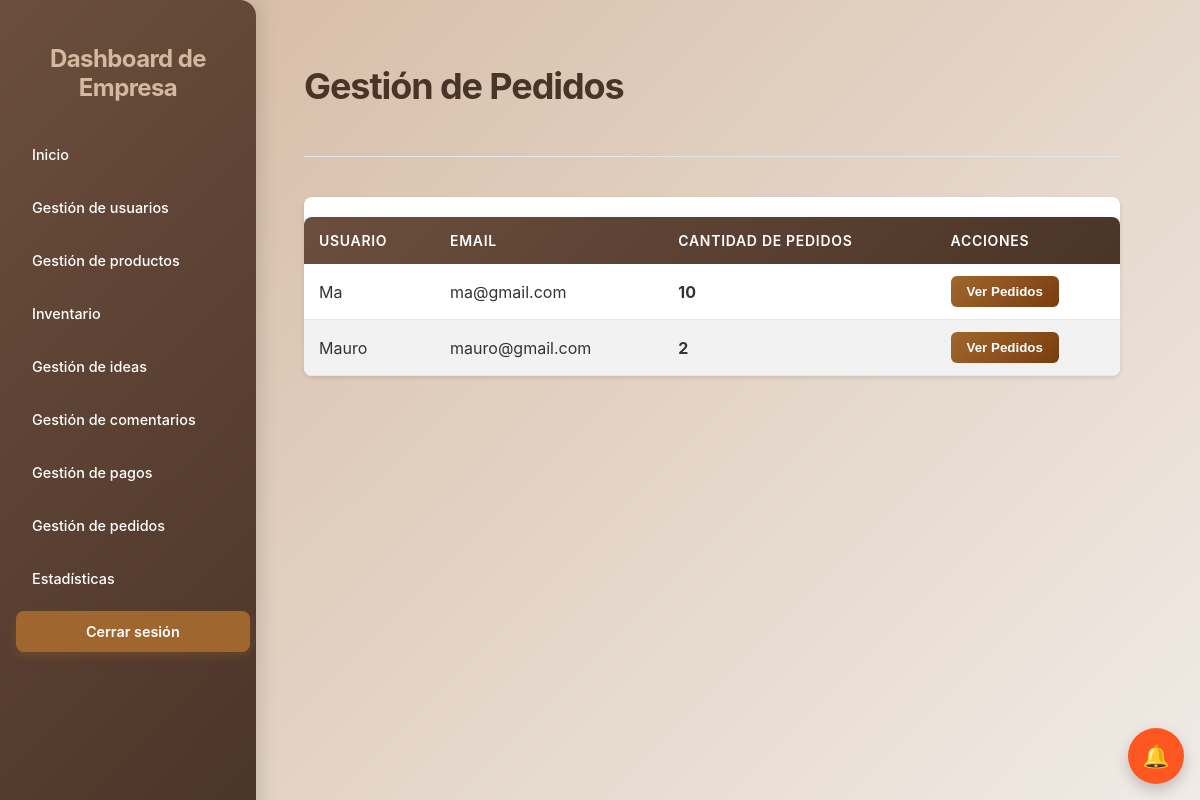
/gestion-pedidos/ (signed in), run on the app's committed database.
### core/models.py (models this page shows, shortened)
class UserClientes(models.Model):
    usernameCliente = models.CharField(max_length=100, unique=True)
    passwordCliente = models.CharField(max_length=100)
    email = models.EmailField(max_length=100, blank=True)
    is_active = models.BooleanField(default=True)
    last_modified = models.DateTimeField(auto_now=True)
    status_changed_at = models.DateTimeField(null=True, blank=True)
    foto_perfil = models.ImageField(upload_to='uploads/perfiles/', blank=True, null=True)
    nombre_completo = models.CharField(max_length=200, blank=True, null=True)
    telefono = models.CharField(max_length=20, blank=True, null=True, validators=[RegexValidator(r'^\d{7,15}$', 'Ingrese un número de teléfono válido (solo números, 7-15 dígitos)')])
    direccion = models.CharField(max_length=300, blank=True, null=True)
    ciudad = models.CharField(max_length=100, blank=True, null=True)
    departamento = models.CharField(max_length=100, blank=True, null=True)
    codigo_postal = models.CharField(max_length=10, blank=True, null=True)

### Empresas/views.py (the view)
# urls.py: path('gestion-pedidos/', views.gestion_pedidos_view, name='gestion_pedidos'),
def gestion_pedidos_view(request):
    if 'usernameEmpresa' not in request.session:
        messages.error(request, 'Debes iniciar sesión como empresa')
        return redirect('loginEmpresa')
    from django.db.models import Count
    clientes_con_pedidos = UserClientes.objects.filter(
        pedidos__isnull=False
    ).annotate(
        cantidad_pedidos=Count('pedidos')
    ).order_by('-cantidad_pedidos')
    context = {
        'clientes_con_pedidos': clientes_con_pedidos,
    }
    return render(request, 'Empresas/gestion_pedidos.html', context)

### core/context_processors.py (called while the page is built, shortened)
def idea_notifications(request):
    username_cliente = request.session.get('usernameCliente')
    username_empresa = request.session.get('usernameEmpresa')
    has_notif = False
    try:
        if username_cliente:
            has_notif = MensajeIdea.objects.filter(
                idea__autor=username_cliente,
                remitente_tipo='empresa',
                leido=False
            ).exists()
    except Exception as e:
        print(f"Error en idea_notifications: {str(e)}")
        has_notif = False
    return {
        'has_idea_notifications': has_notif
    }

### Empresas/templates/Empresas/gestion_pedidos.html (shortened to what this page needs)
<!DOCTYPE html>
<html lang="es">
<head>
    {% load static %}
    <link rel="stylesheet" href="{% static 'Empresas/css/styles3.css' %}">
    <link rel="stylesheet" href="{% static 'Empresas/css/pedidos.css' %}">
</head>
<body>
    <div class="dashboard-container">
        <aside>
            <h2>Dashboard de Empresa</h2>
            <nav>
                <ul>
                    <li><a href="{% url 'dashboardEmpresa' %}">Inicio</a></li>
                    <li><a href="{% url 'usuarios' %}">Gestión de usuarios</a></li>
                    <li><a href="{% url 'GestiProductos' %}">Gestión de productos</a></li>
                    <li><a href="{% url 'inventario' %}">Inventario</a></li>
                    <li><a href="{% url 'empresa_ideas' %}">Gestión de ideas</a></li>
                    <li><a href="{% url 'empresa_comentarios' %}">Gestión de comentarios</a></li>
                    <li><a href="{% url 'gestion_pagos' %}">Gestión de pagos</a></li>
                    <li><a href="{% url 'gestion_pedidos' %}">Gestión de pedidos</a></li>
                    <li><a href="{% url 'estadisticas' %}">Estadísticas</a></li>
                </ul>
            </nav>
            <a href="{% url 'logout' %}" class="logout-button">Cerrar sesión</a>
        </aside>
        <main>
            <header>
                <h1>Gestión de Pedidos</h1>
            </header>
            {% if clientes_con_pedidos %}
                <div class="tabla-clientes">
                    <table>
                        <thead>
                            <tr>
                                <th>Usuario</th>
                                <th>Email</th>
                                <th>Cantidad de Pedidos</th>
                                <th>Acciones</th>
                            </tr>
                        </thead>
                        <tbody>
                            {% for cliente in clientes_con_pedidos %}
                            <tr>
                                <td>{{ cliente.usernameCliente }}</td>
                                <td>{{ cliente.email }}</td>
                                <td><strong>{{ cliente.cantidad_pedidos }}</strong></td>
                                <td>
                                    <button class="btn-ver-pedidos" onclick="verPedidosCliente({{ cliente.id }}, '{{ cliente.usernameCliente }}')">
                                        Ver Pedidos
                                    </button>
                                </td>
                            </tr>
                            {% endfor %}
                        </tbody>
                    </table>
                </div>
            {% else %}
                <div class="no-datos">
                    No hay pedidos registrados aún.
                </div>
            {% endif %}
        </main>
    </div>
{% load static %}
<link rel="stylesheet" href="{% static 'core/css/floating.css' %}">
<link rel="stylesheet" href="{% static 'core/css/notificaciones.css' %}">
<a id="floating-notif-btn-empresa" class="floating-btn floating-notif" style="display: flex;" title="Notificaciones" onclick="event.preventDefault(); abrirNotificaciones();">
    <span class="fb-icon">🔔</span>
</a>
{% include 'core/modal_notificaciones.html' %}
</body>
</html>

### Empresas/static/Empresas/css/styles3.css (style rules this page uses)
body { font-family: 'Inter', sans-serif; background: linear-gradient(135deg, #D4B8A0 0%, #f0ebe6 100%); margin: 0; padding: 0; }
.dashboard-container { min-height: 100vh; display: flex; }
aside { background: linear-gradient(135deg, #6B4E3D, #4A3428); color: #ffffff; padding: 1.5rem 1rem; border-top-right-radius: 1rem; border-bottom-right-radius: 1rem; box-shadow: 6px 0 15px rgba(0, 0, 0, 0.1); display: flex; flex-direction: column; width: 14rem; min-width: 14rem; max-width: 14rem; height: 100vh; position: fixed; left: 0; top: 0; overflow-y: auto; flex-shrink: 0; }
aside nav { flex-grow: 0; }
aside nav ul { list-style: none; padding: 0; margin: 0; }
aside h2 { font-size: 1.5rem; font-weight: 700; margin-bottom: 2rem; color: #D4B8A0; letter-spacing: -0.025em; text-align: center; }
aside nav ul li { margin-bottom: 0.75rem; }
aside nav ul li a { display: flex; align-items: center; padding: 0.75rem 1rem; border-radius: 0.5rem; transition: background-color 0.3s ease, color 0.3s ease, transform 0.2s ease; color: #ffffff; text-decoration: none; font-weight: 500; font-size: 0.9rem; }
.logout-button { display: block; width: 90%; margin: 0 auto; text-align: center; padding: 0.75rem 1rem; background-color: #A0662F; color: white; font-weight: 600; font-size: 0.9rem; border-radius: 0.5rem; transition: background-color 0.3s ease, transform 0.2s ease; box-shadow: 0 4px 10px rgba(160, 102, 47, 0.3); text-decoration: none; }
main { flex-grow: 1; padding: 2.5rem 5rem 6rem 5rem; overflow-y: visible; margin-left: 14rem; min-height: 100vh; width: calc(100% - 14rem); box-sizing: border-box; }
main header { margin-bottom: 2.5rem; display: flex; justify-content: space-between; align-items: center; padding-bottom: 1.5rem; border-bottom: 1px solid #e0e6ec; max-width: 1400px; }
main h1 { font-size: 2.25rem; font-weight: 700; color: #4A3428; letter-spacing: -0.03em; }
table { width: 100%; border-collapse: collapse; margin-top: 20px; box-shadow: 0 2px 8px rgba(0, 38, 255, 0.1); background-color: #fff; border-radius: 8px; overflow: hidden; }
thead { background: linear-gradient(135deg, #6B4E3D, #4A3428); color: #fff; }
th { padding: 1rem; text-align: left; font-weight: 600; text-transform: uppercase; font-size: 0.875rem; letter-spacing: 0.05em; }
tbody tr { border-bottom: 1px solid #e0e6ec; }
tbody tr:nth-child(even) { background-color: #f2f2f2; }
td { padding: 1rem; color: #333; }
td:last-child { white-space: nowrap; }
@media (min-width: 1200px) { main { max-width: 1600px; } }

### Empresas/static/Empresas/css/pedidos.css (style rules this page uses)
.tabla-clientes { width: 100%; background: white; border-radius: 8px; overflow: hidden; box-shadow: 0 2px 4px rgba(0,0,0,0.1); margin-top: 20px; }
.tabla-clientes table { width: 100%; border-collapse: collapse; }
.tabla-clientes thead { background: linear-gradient(135deg, #6B4E3D, #4A3428); color: white; }
.tabla-clientes th { padding: 15px; text-align: left; font-weight: 600; }
.tabla-clientes td { padding: 12px 15px; border-bottom: 1px solid #e5e7eb; }
.btn-ver-pedidos { padding: 8px 16px; background: linear-gradient(135deg, #A0662F, #7A3E0E); color: white; border: none; border-radius: 6px; cursor: pointer; font-weight: 600; transition: all 0.3s; }

### static/core/css/floating.css (style rules this page uses)
.floating-btn { pointer-events: auto; display: flex; align-items: center; justify-content: center; position: relative; width: 56px; height: 56px; border-radius: 50%; background: #A0662F; color: white; text-decoration: none; box-shadow: 0 6px 14px rgba(0,0,0,0.2); transition: transform .15s ease, opacity .15s ease; }
.floating-btn .fb-icon { font-size: 22px; }
.floating-notif { position: fixed; bottom: 16px; right: 16px; background: #ff5722; z-index: 10001; }

### data on the page
UserClientes: usernameCliente "Ma", email "ma@gmail.com", cantidad_pedidos "10"
UserClientes: usernameCliente "Mauro", email "mauro@gmail.com", cantidad_pedidos "2"
